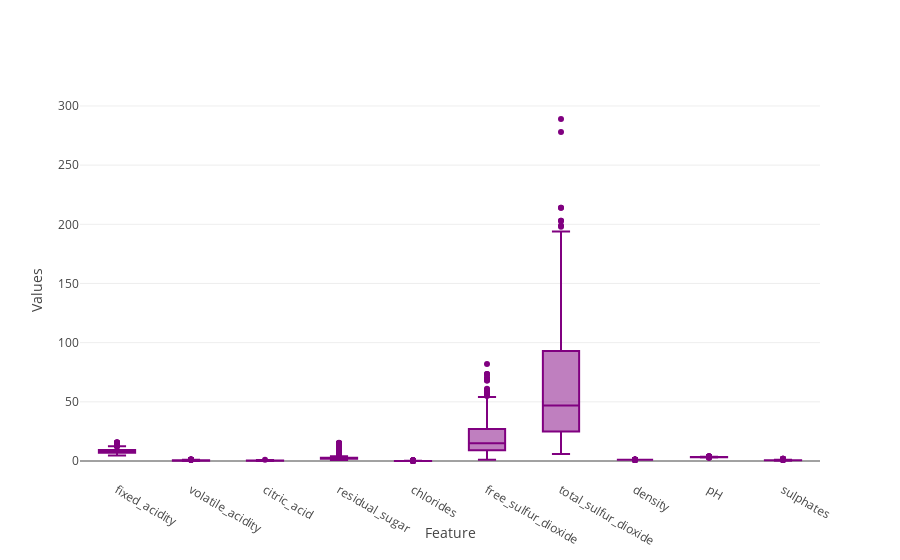

Notebook cell for this chart:
### Code cell
nrow, ncol = X.shape
data = [
    Box(
    y = X[:,i],
    name = header[i],
    marker = {'color': 'purple'},
    )for i in range(ncol)
]

layout = Layout(
    xaxis = dict(title = 'Feature'),
    yaxis = dict(title = 'Values'),
    showlegend = False
)
fig = dict(data = data, layout = layout)
iplot (fig)

### Figure 1 — Plotly figure (JSON) as saved in the notebook; plotly's stock layout.template omitted (floating-point values rounded to 4 significant figures; data arrays with more than 128 entries replaced by an {"elided": "..."} marker saying what was removed)
{"data": [{"marker": {"color": "purple"}, "name": "fixed_acidity", "type": "box", "y": {"elided": "1487 float values"}}, {"marker": {"color": "purple"}, "name": "volatile_acidity", "type": "box", "y": {"elided": "1487 float values"}}, {"marker": {"color": "purple"}, "name": "citric_acid", "type": "box", "y": {"elided": "1487 float values"}}, {"marker": {"color": "purple"}, "name": "residual_sugar", "type": "box", "y": {"elided": "1487 float values"}}, {"marker": {"color": "purple"}, "name": "chlorides", "type": "box", "y": {"elided": "1487 float values"}}, {"marker": {"color": "purple"}, "name": "free_sulfur_dioxide", "type": "box", "y": {"elided": "1487 float values"}}, {"marker": {"color": "purple"}, "name": "total_sulfur_dioxide", "type": "box", "y": {"elided": "1487 float values"}}, {"marker": {"color": "purple"}, "name": "density", "type": "box", "y": {"elided": "1487 float values"}}, {"marker": {"color": "purple"}, "name": "pH", "type": "box", "y": {"elided": "1487 float values"}}, {"marker": {"color": "purple"}, "name": "sulphates", "type": "box", "y": {"elided": "1487 float values"}}], "layout": {"showlegend": false, "xaxis": {"title": "Feature"}, "yaxis": {"title": "Values"}}}
